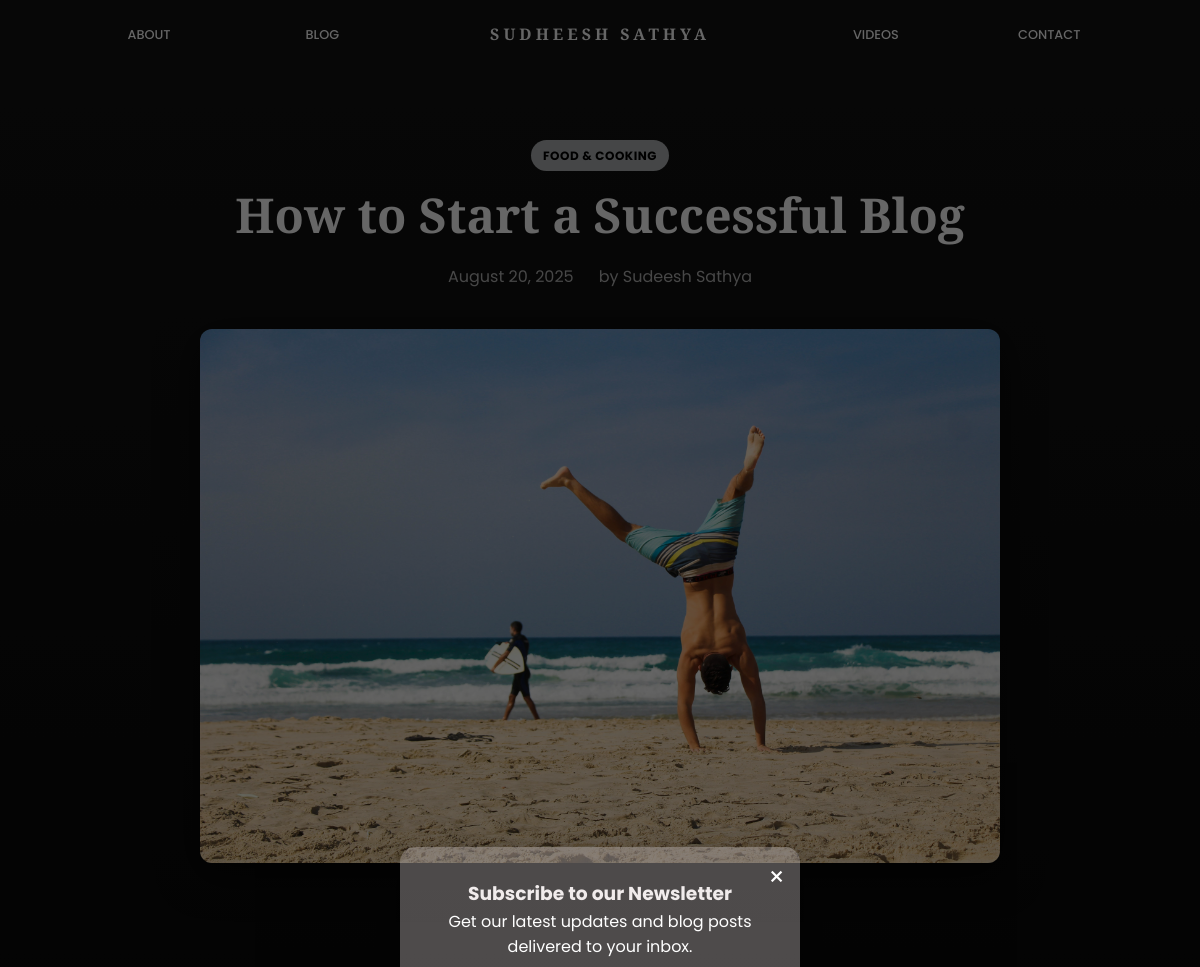
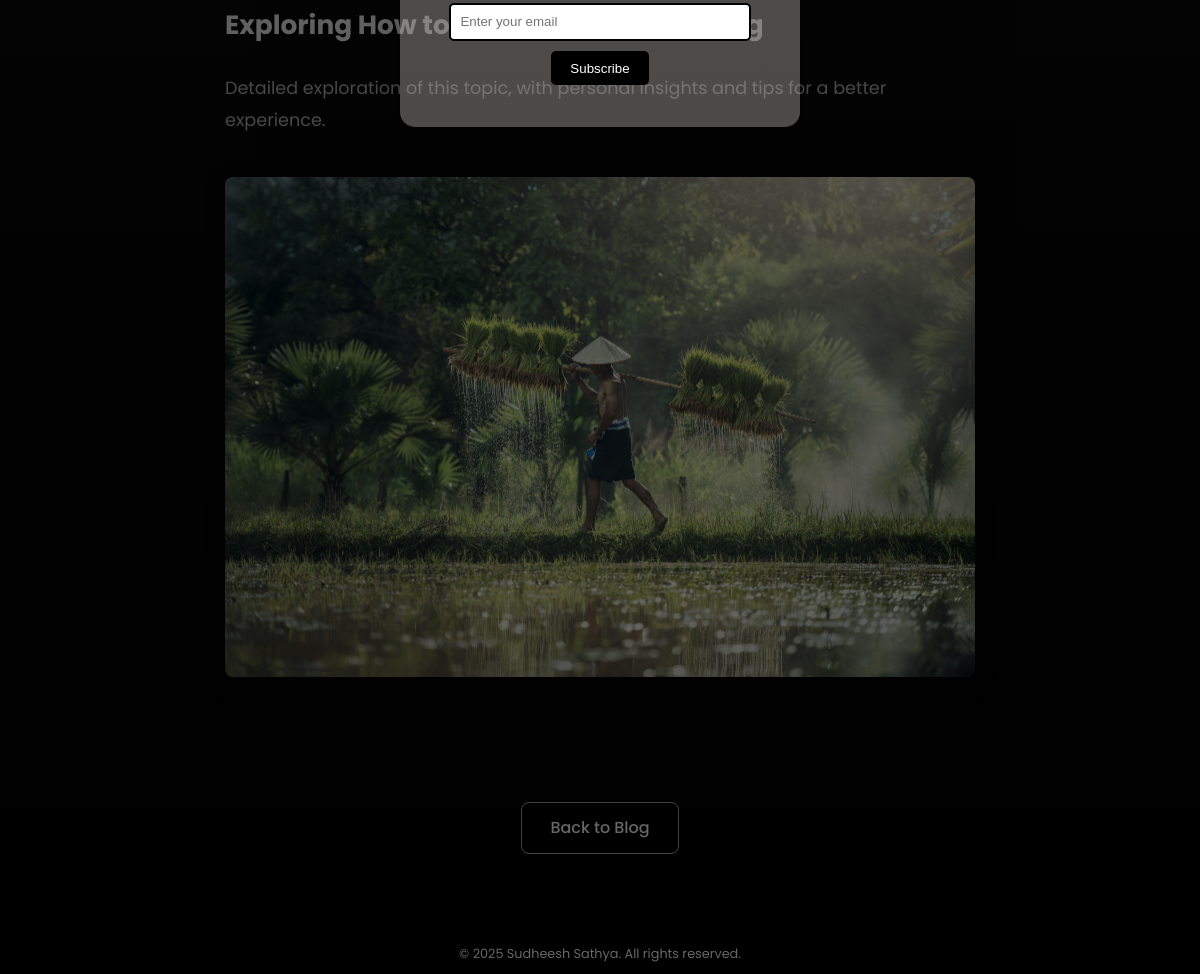
/blog/how-to-start-a-successful-blog/, run on the app's committed database (2 pictures, top to bottom).
### home/models.py (models this page shows, shortened)
class Post(models.Model):
    title = models.CharField(max_length=200)
    slug = models.SlugField(max_length=200, unique=True)
    excerpt = models.TextField(help_text="A short description of the post")
    image = models.ImageField(upload_to='blog/', blank=True, null=True)
    category = models.ForeignKey(PostCategory, on_delete=models.CASCADE, related_name='posts')
    published_date = models.DateTimeField(auto_now_add=True)
    updated_at = models.DateTimeField(auto_now=True)
    is_featured = models.BooleanField(default=False, help_text="Check to feature this post on the main blog page.", db_index=True)
    is_published = models.BooleanField(default=True, db_index=True)
    notification_sent_at = models.DateTimeField(null=True, blank=True, editable=False)
    class Meta:
        ordering = ['-published_date']

class PostCategory(models.Model):
    name = models.CharField(max_length=100)
    slug = models.SlugField(max_length=100, unique=True)
    description = models.TextField(blank=True)
    class Meta:
        verbose_name_plural = "Post Categories"
        ordering = ['name']

class ContentBlock(models.Model):
    BLOCK_TYPE_CHOICES = (
        ('rich_text', 'Rich Text'),
        ('heading', 'Heading'),
        ('image', 'Image'),
    )
    post = models.ForeignKey(Post, related_name='content_blocks', on_delete=models.CASCADE)
    order = models.PositiveIntegerField(default=0)
    block_type = models.CharField(max_length=20, choices=BLOCK_TYPE_CHOICES, default='rich_text')
    content = models.TextField(blank=True)
    image = models.ImageField(upload_to='content_blocks/', blank=True, null=True)
    caption = models.CharField(max_length=255, blank=True)
    class Meta:
        ordering = ['order']

### home/views.py (the view)
# urls.py: path('blog/<slug:post_slug>/', views.blog_detail, name='blog_detail'),
def blog_detail(request, post_slug):
    post = get_object_or_404(
        Post.objects.prefetch_related('content_blocks'),
        slug=post_slug,
        is_published=True
    )
    context = {'post': post}
    return render(request, 'blog_detail.html', context)

### home/templatetags/query_utils.py (called while the page is built, shortened)
@register.filter
def preserve_query(query_string, exclude=None):
    if not query_string:
        return ''

@register.filter
def add_query(query_string, add_param):
    if not query_string:
        return add_param
    return query_string + '&' + add_param

### templates/blog_detail.html (shortened to what this page needs)
{% extends "base.html" %}
{% load static %}
{% load query_utils %}
{% block extra_css %}
<link rel="stylesheet" href="{% static 'css/blog.css' %}">
{% endblock %}
{% block content %}
<section class="blog-detail-section">
    <div class="container">
        <div class="blog-post">
            <div class="post-header">
                <div class="post-category">{{ post.category.name }}</div>
                <h1 class="post-title">{{ post.title }}</h1>
                <div class="post-meta">
                    <span class="post-date">{{ post.published_date|date:"F j, Y" }}</span>
                    <span class="post-author">by Sudeesh Sathya</span>
                </div>
            </div>
            {% if post.image %}
            <div class="post-featured-image">
                <img src="{{ post.image.url }}" alt="{{ post.title }}">
            </div>
            {% endif %}
            <div class="post-content">
                {% for block in post.content_blocks.all %}
                {% if block.block_type == 'heading' %}
                <h2>{{ block.content }}</h2>
                {% elif block.block_type == 'rich_text' %}
                <p>{{ block.content|linebreaks }}</p>
                {% elif block.block_type == 'image' and block.image %}
                <figure class="content-image">
                    <img src="{{ block.image.url }}" alt="{{ block.caption|default:'Content image' }}">
                </figure>
                {% endif %}
                {% endfor %}
            </div>
            <div class="back-to-blog">
                <a href="{% url 'blog_list' %}?{{ request.META.QUERY_STRING|preserve_query:'scroll_to'|add_query:'scroll_to='|add:post.slug }}"
                   class="btn secondary-btn">
                    Back to Blog
                </a>
            </div>
        </div>
    </div>
</section>
{% endblock %}

### templates/base.html (shortened to what this page needs)
<!DOCTYPE html>
<html lang="en">
<head>
    {% load static %}
    <link rel="stylesheet" href="{% static 'css/base.css' %}">
    <link rel="stylesheet" href="https://cdnjs.cloudflare.com/ajax/libs/font-awesome/6.0.0-beta3/css/all.min.css">
    {% block extra_css %}{% endblock %}
</head>
<body>
    <div id="subscription-modal" class="subscription-modal">
        <div class="modal-content">
            <span class="close-btn">×</span>
            <h3>Subscribe to our Newsletter</h3>
            <p>Get our latest updates and blog posts delivered to your inbox.</p>
            <form id="modal-subscribe-form" method="post">
                <input type="email" name="email" placeholder="Enter your email" required />
                <button type="submit">Subscribe</button>
            </form>
        </div>
    </div>
    <header>
        <nav class="navbar">
            <div class="nav-links left" id="leftNavLinks">
                <ul>
                    <li><a href="{% url 'home' %}#about" class="nav-item">ABOUT</a></li>
                    <li><a href="{% url 'blog_list' %}" class="nav-item">BLOG</a></li>
                </ul>
            </div>
            <div class="logo">
                <a href="{% url 'home' %}#home"><span class="logo-text">SUDHEESH SATHYA</span></a>
            </div>
            <div class="nav-links right" id="rightNavLinks">
                <ul>
                    <li><a href="{% url 'video_list' %}" class="nav-item">VIDEOS</a></li>
                    <li><a href="{% url 'home' %}#contact" class="nav-item">CONTACT</a></li>
                </ul>
            </div>
        </nav>
    </header>
    <main>
        {% block content %}{% endblock %}
    </main>
    <footer>
        <div class="footer-content">
            <p class="copyright-message">© {% now "Y" %} Sudheesh Sathya. All rights reserved.</p>
        </div>
    </footer>
</body>
</html>

### static/css/base.css (style rules this page uses)
:root { --primary-color: #000000; --secondary-color: #4db5ff; --dark-bg: #121212; --dark-bg-lighter: #1e1e1e; --dark-bg-lightest: #2d2d2d; --text-primary: #ffffff; --text-secondary: #b3b3b3; --text-tertiary: #808080; --success-color: #4caf50; --warning-color: #ff9800; --danger-color: #f44336; --border-radius: 8px; --transition: all 0.3s ease; --box-shadow: 0 5px 15px rgba(0, 0, 0, 0.3); }
* { margin: 0; padding: 0; box-sizing: border-box; }
html { scroll-behavior: smooth; }
body { font-family: 'Poppins', sans-serif; background-color: var(--primary-color); color: var(--text-primary); line-height: 1.6; overflow-x: hidden; }
a { text-decoration: none; color: var(--text-primary); transition: var(--transition); }
ul { list-style: none; }
img { max-width: 100%; display: block; }
.container { width: 90%; max-width: 1200px; margin: 0 auto; padding: 0 20px; }
.btn { display: inline-block; padding: 12px 28px; border-radius: var(--border-radius); font-weight: 500; cursor: pointer; transition: var(--transition); text-align: center; }
.secondary-btn { background-color: transparent; border: .5px solid #ffffffa3; color: white; }
header { position: fixed; top: 0; left: 0; width: 100%; z-index: 1000; background-color: rgba(47, 47, 53, 0); transition: all 0.4s ease; transform: translateY(0); }
.copyright-message { font-size: 0.8rem; }
.navbar { display: flex; justify-content: space-between; align-items: center; padding: 20px 5%; max-width: 1400px; margin: 0 auto; }
.logo { text-align: center; flex: 1; }
.logo a { display: inline-block; color: var(--text-primary); position: relative; }
.logo-text { display: inline-block; transition: var(--transition); letter-spacing: 4px; font-family: Playfair Display, sans-serif; font-size: 1rem; font-weight: 600; }
.nav-links { flex: 1; }
.nav-links.left { text-align: right; padding-right: 20px; }
.nav-links.right { text-align: left; padding-left: 20px; }
.nav-links ul { display: flex; }
.nav-links.left ul { justify-content: space-around; }
.nav-links.right ul { justify-content: space-around; }
.nav-links li { margin: 0 30px; }
.nav-links a { position: relative; font-weight: 500; display: inline-block; padding: 5px 0; transition: transform 0.3s ease, color 0.3s ease; font-size: 0.8rem; }
.nav-links a::after { content: ''; position: absolute; bottom: -2px; left: 0; width: 0; height: 2px; background-color: white; transition: width 0.3s ease; }
.nav-links li { opacity: 0; animation: fadeInNavItems 0.5s forwards; animation-delay: calc(0.1s * var(--item-index, 1)); }
.nav-links.left li:nth-child(1) { --item-index: 1; }
.nav-links.left li:nth-child(2) { --item-index: 2; }
.nav-links.right li:nth-child(1) { --item-index: 3; }
.nav-links.right li:nth-child(2) { --item-index: 4; }
.subscription-modal { display: none; position: fixed; z-index: 9999; left: 0; top: 0; width: 100%; height: 100%; background-color: rgba(0, 0, 0, 0.6); justify-content: center; align-items: center; animation: fadeIn 0.4s ease; }
.subscription-modal .modal-content { background: #b9b1b169; padding: 2rem; border-radius: 15px; width: 90%; max-width: 400px; text-align: center; box-shadow: 0 10px 30px rgba(0, 0, 0, 0.2); position: relative; }
.subscription-modal .close-btn { position: absolute; top: 10px; right: 15px; font-size: 26px; cursor: pointer; }
.subscription-modal .modal-content h3 { color: rgb(241, 236, 236); }
.subscription-modal .modal-content p { color: white; }
.subscription-modal input { padding: 0.6rem; width: 90%; border-radius: 5px; border: 2px solid #000000; margin: 10px 0; }
.subscription-modal button { padding: 0.6rem 1.2rem; border: none; background-color: #000000; color: #fff; border-radius: 5px; cursor: pointer; }
footer { color: #ffffff; padding: 10px 20px; text-align: center; }
.footer-content { max-width: 1200px; margin: 0 auto; padding: 0 20px; }

### templates/base.html (style rules this page uses)
html { scroll-behavior: smooth; }

### data on the page
Post: category.name "FOOD & COOKING", title "How to Start a Successful Blog", published_date "August 20, 2025", image (picture)
ContentBlock: content "Exploring How to…"
ContentBlock: content "Detailed exploration of this topic, with personal insights and tips for a better experience."
ContentBlock: image (picture)
